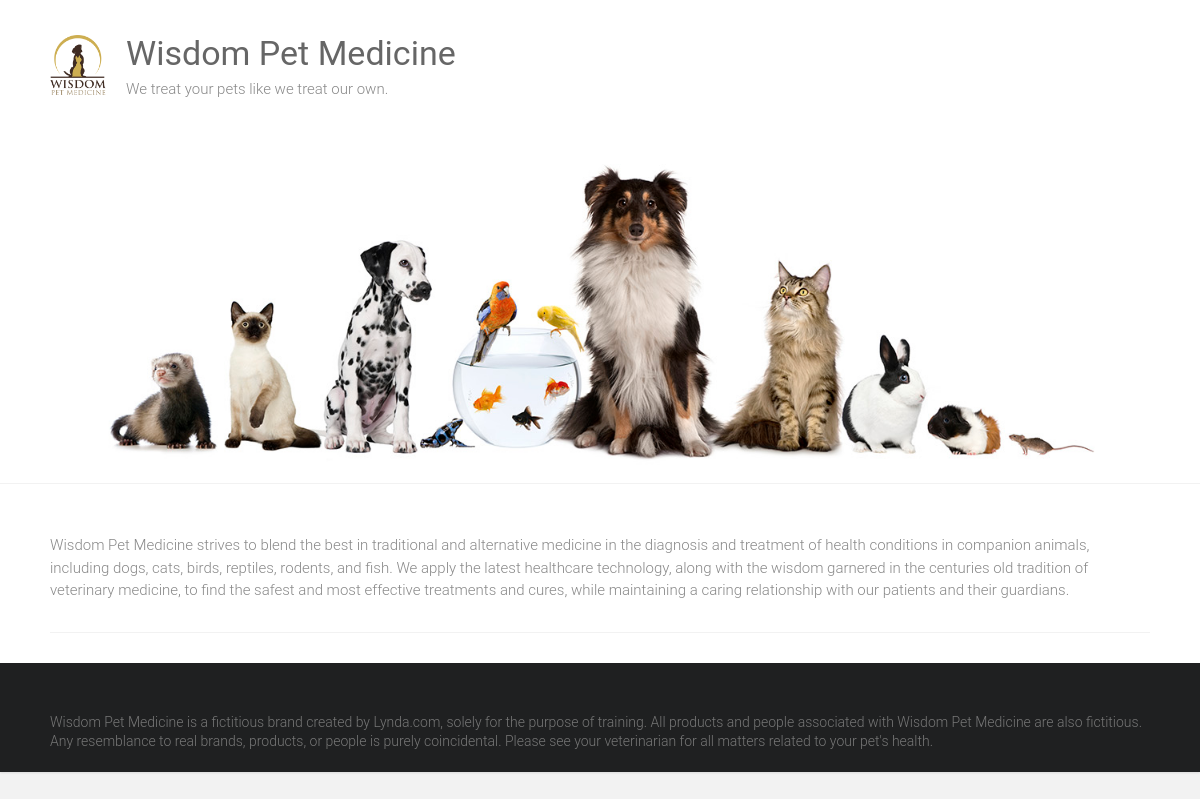
The app's page /, older data.
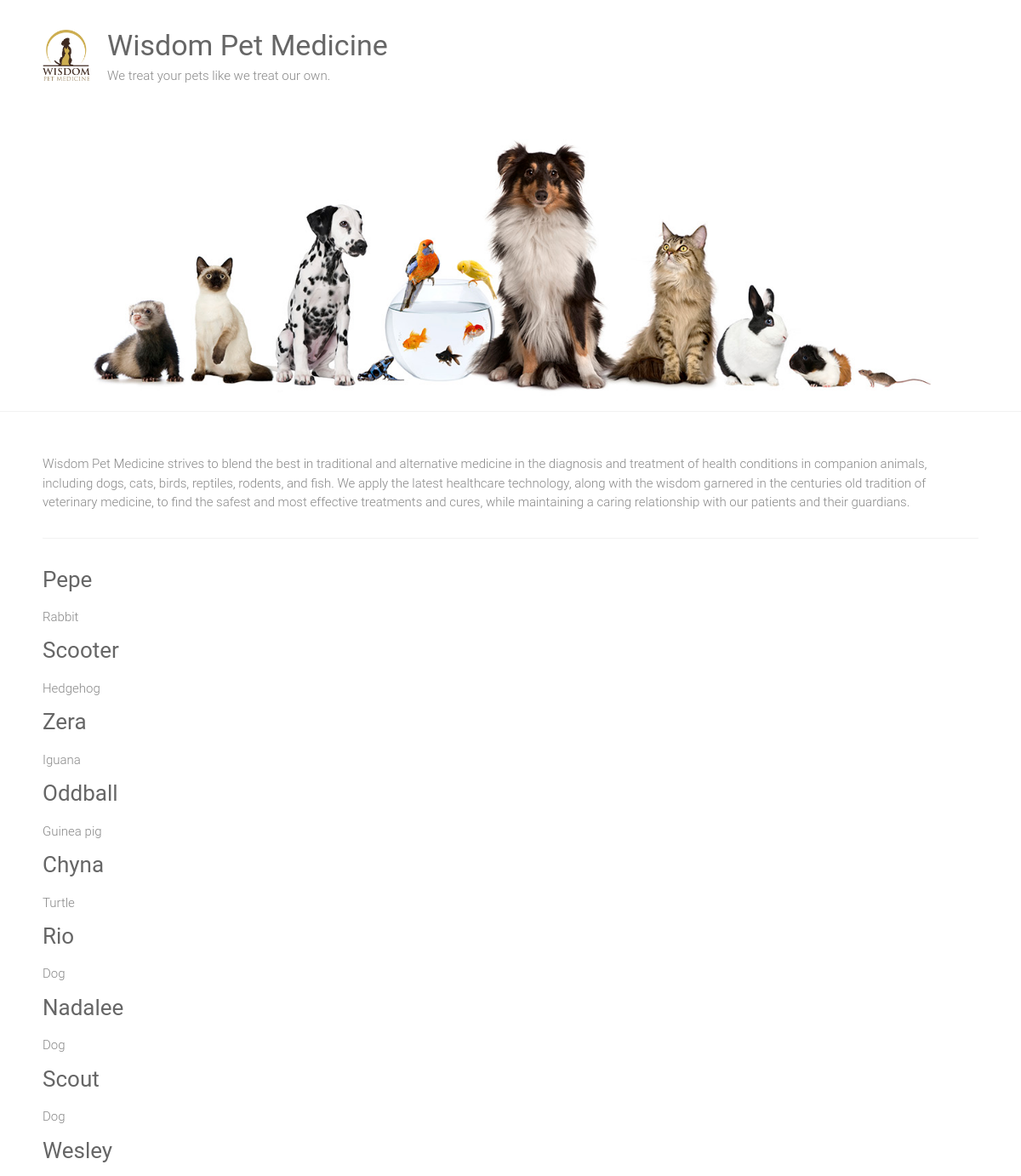
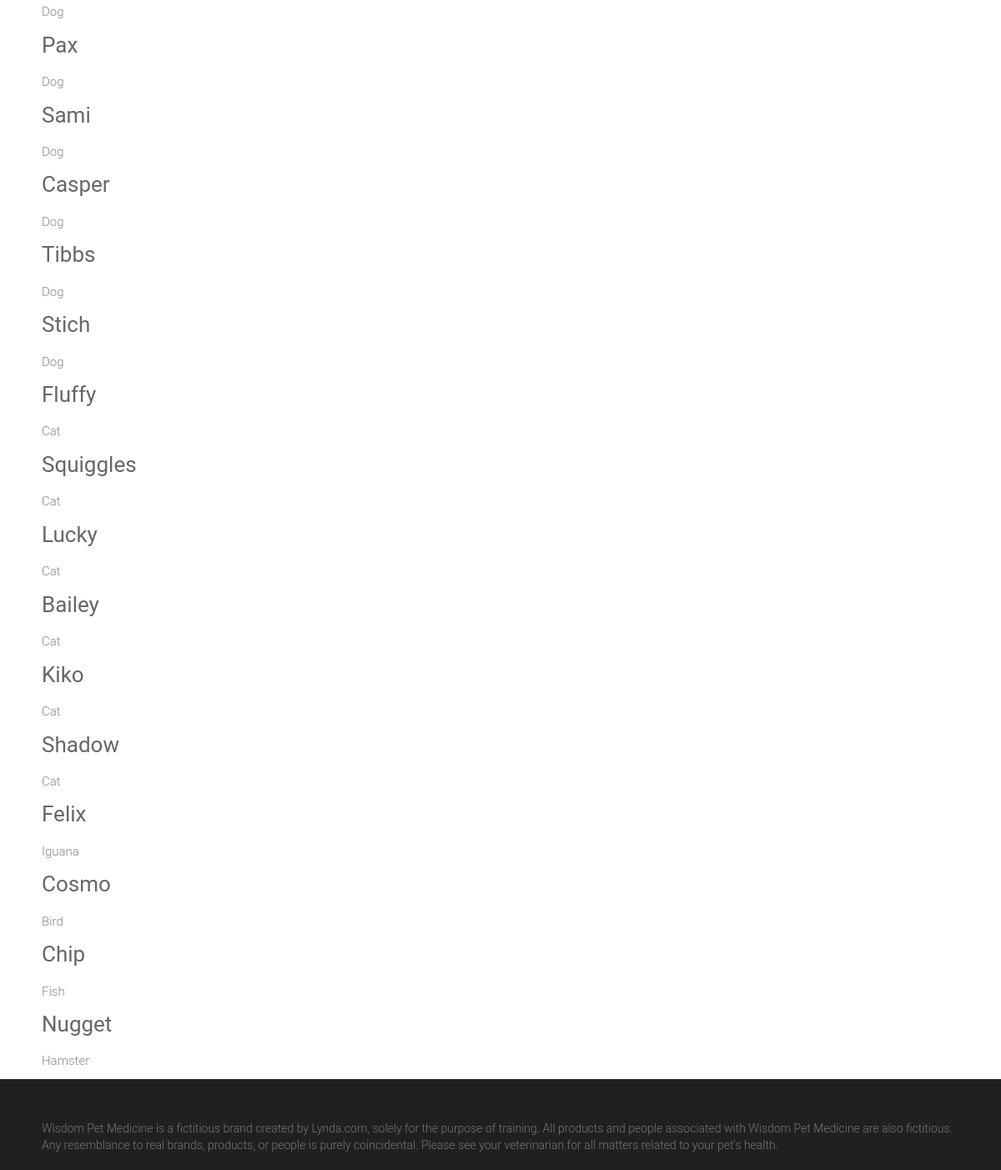
The same page, newer data (2 pictures, top to bottom).
### adoptions/models.py (models this page shows)
class Pet(models.Model):
    SEX_CHOICES = [('M', 'Male'), ('F', 'Female')]
    name = models.CharField(max_length=100)
    submitter = models.CharField(max_length=100)
    species = models.CharField(max_length=30)
    breed = models.CharField(max_length=30, blank=True)
    description = models.TextField(blank=True)
    sex = models.CharField(max_length=1, choices=SEX_CHOICES, blank=True)
    submission_date = models.DateTimeField()
    age = models.IntegerField(null=True)
    vaccinations = models.ManyToManyField('Vaccine', blank=True)

### adoptions/views.py (the view)
# urls.py: path('', views.home, name='home'),
def home(request):
    pets = Pet.objects.all()
    return render(request, 'home.html', {
        'pets':pets,
    })

### adoptions/templates/home.html (shortened to what this page needs)
{% extends "base.html" %}
{% block content %}
<div>
    {% for pet in pets %}
    <div class="petname">
        <a href="{% url 'pet_detail' pet.id %}">
            <h3>{{ pet.name|capfirst }}</h3>
        </a>
        <p>{{ pet.species }}</p>
    </div>
    {% endfor %}
</div>
{% endblock %}

### adoptions/templates/base.html (shortened to what this page needs)
{% load static %}
<html lang="en-US">
    <head>
        <link rel="stylesheet" id="ample-style-css" href="{% static 'style.css' %}" type="text/css" media="all">
    </head>
    <body class="wide">
        <div id="page" class="hfeed site">
            <header>
                <div class="header">
                    <div class="main-head-wrap inner-wrap clearfix">
                        <div id="header-logo-image">
                            <a href="/">
                                <img src="{% static 'images/logo.png' %}" alt="Wisdom Pet Medicine">
                            </a>
                        </div>
                        <div id="header-text" class="">
                            <h1 id="site-title">
                                <a href="/" title="Wisdom Pet Medicine" rel="home">Wisdom Pet Medicine</a>
                            </h1>
                            <p>We treat your pets like we treat our own.</p>
                        </div>
                    </div>
                    <img src="{% static 'images/header.jpg' %}" alt="Wisdom Pet Medicine">
                </div>
            </header>
            <div class="main-wrapper">
                <div class="single-page clearfix">
                    <div class="inner-wrap">
                        <p>Wisdom Pet Medicine strives to blend the best in traditional and alternative medicine in the diagnosis and treatment of health conditions in companion animals, including dogs, cats, birds, reptiles, rodents, and fish. We apply the latest healthcare technology, along with the wisdom garnered in the centuries old tradition of veterinary medicine, to find the safest and most effective treatments and cures, while maintaining a caring relationship with our patients and their guardians.</p>
                        <hr>
                        <div>
                            {% block content %}
                            {% endblock %}
                        </div>
                    </div>
                </div>
            </div>
            <footer id="colophon">
                <div class="inner-wrap">
                    Wisdom Pet Medicine is a fictitious brand created by Lynda.com, solely for the purpose of training. All products and people associated with Wisdom Pet Medicine are also fictitious. Any resemblance to real brands, products, or people is purely coincidental. Please see your veterinarian for all matters related to your pet's health.
                </div>
            </footer>
        </div>
    </body>
</html>

### static/style.css (style rules this page uses)
html, body, div, span, applet, object, iframe, h1, h2, h3, h4, h5, h6, p, blockquote, pre, a, abbr, acronym, address, big, cite, code, del, dfn, em, font, ins, kbd, q, s, samp, small, strike, strong, sub, sup, tt, var, dl, dt, dd, ol, ul, li, fieldset, form, label, legend, table, caption, tbody, tfoot, thead, tr, th, td { border: 0; font: inherit; font-size: 100%; font-style: inherit; font-weight: inherit; margin: 0; outline: 0; padding: 0; vertical-align: baseline; }
html { overflow-y: scroll; -webkit-text-size-adjust: 100%; -ms-text-size-adjust: 100%; }
article, aside, details, figcaption, figure, footer, header, main, nav, section { display: block; }
h1, h2, h3, h4, h5, h6 { color: #666666; line-height: 1.4; padding-bottom: 15px; font-weight: normal; }
h1 { font-size: 30px; }
h3 { font-size: 26px; }
body, button, input, select, textarea { color: #888888; font-size: 15px; line-height: 1.5; font-family: 'Roboto', sans-serif; font-weight: 300; }
p { color: #888888; font-size: 15px; line-height: 1.5; margin-bottom: 15px; font-weight: 300; }
body { background: #f2f2f2; }
hr { border-color: #f2f2f2; border-style: solid none none; border-width: 1px 0 0; height: 0; margin: 30px 0; }
a { color: #80abc8; text-decoration: none; -webkit-transition: 0.25s ease-in-out; -moz-transition: 0.25s ease-in-out; transition: 0.25s ease-in-out; -ms-transition: 0.25s ease-in-out; -o-transition: 0.25s ease-in-out; }
img { max-width: 100%; height: auto; vertical-align: top; margin-bottom: 18px; }
a img { border: 0; }
.clearfix:after { visibility: hidden; display: block; font-size: 0; content: " "; clear: both; height: 0; }
.clearfix { display: inline-block; }
.clearfix { display: block; }
body { padding-top: 30px; padding-bottom: 30px; }
body.wide { padding-top: 0; padding-bottom: 0; }
#page { background-color: #ffffff; margin: 0 auto; max-width: 1180px; box-shadow: 0 1px 2px 0 rgba(0, 0, 0, 0.1); }
.wide #page { max-width: 100%; }
.inner-wrap { max-width: 1100px; margin: 0 auto; }
.main-head-wrap { padding: 30px 0; }
.header { border-bottom: 1px solid #f2f2f2; }
#header-logo-image { float: left; padding: 5px 20px 5px 0; max-width: 100%; }
#header-logo-image img { margin-bottom: 0px; max-height: 60px; height: auto; width: auto; }
#header-text { float: left; padding-right: 20px; }
#site-title { padding-bottom: 0; }
#site-title a { color: #666666; font-size: 34px; }
.single-page { margin-top: 50px; }
.single-page p { margin-bottom: 10px; }
#colophon { font-size: 14px; clear: both; color: #777; background-color: #1f2021; overflow: hidden; padding: 50px 0 20px; }
#colophon, #colophon p { font-size: 14px; line-height: 1.4; }

Row changes from the older to the newer data that the page shows:
added Pet: name "Pepe", species "Rabbit"
added Pet: name "Scooter", species "Hedgehog"
added Pet: name "Zera", species "Iguana"
added Pet: name "Oddball", species "Guinea pig"
added Pet: name "Chyna", species "Turtle"
added Pet: name "Rio", species "Dog"
added Pet: name "Nadalee", species "Dog"
added Pet: name "Scout", species "Dog"
added Pet: name "Wesley", species "Dog"
added Pet: name "Pax", species "Dog"
added Pet: name "Sami", species "Dog"
added Pet: name "Casper", species "Dog"
added Pet: name "Tibbs", species "Dog"
added Pet: name "Stich", species "Dog"
added Pet: name "Fluffy", species "Cat"
added Pet: name "Squiggles", species "Cat"
added Pet: name "Lucky", species "Cat"
added Pet: name "Bailey", species "Cat"
added Pet: name "Kiko", species "Cat"
added Pet: name "Shadow", species "Cat"
added Pet: name "Felix", species "Iguana"
added Pet: name "Cosmo", species "Bird"
added Pet: name "Chip", species "Fish"
added Pet: name "Nugget", species "Hamster"
